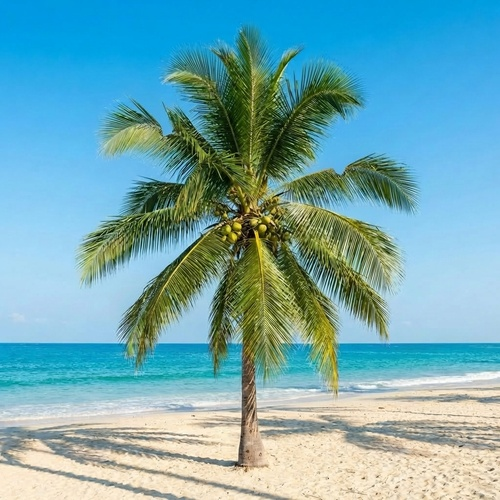
#> input picture example_images/sim2.jpg, 500 x 500 px, shrunk from 1024 x 1024 before the run, found by its file name
$ jupyter execute --allow-errors convexity_defects.ipynb
#> lines starting #> are read from the running program, lines starting #| are printed output that depends on the picture; after the words box and inside, x2 and y2 are one past the last pixel; in counts of white or black regions, pixels touching at a corner belong together
# convexity_defects

My attempts to detect vcuts as convexity defects.

## References
[Medium  article: Contours and Convex Hull in OpenCV Python](https://medium.com/analytics-vidhya/contours-and-convex-hull-in-opencv-python-d7503f6651bc)

[cell 1]
import cv2
import numpy as np
from typing import List, Tuple
import matplotlib.pyplot as plt
from icecream import ic

[cell 2]
def detect_v_cuts(image_path: str, visual: bool = True) -> np.ndarray:
    """
    Detects V-shaped notches in palm fronds using convexity defects.

    Args:
        image_path: Path to the input image.
        visual: Whether to render a diagnostic image.

    Returns:
        A numpy array (binary mask) highlighting detected defect areas.
    """
#> called with visual = True
    # Load image and convert to grayscale
    img = cv2.imread(image_path)
#> img is the input picture: shape (500, 500, 3); mean B, G, R 177.2, 169.1, 115.1
    gray = cv2.cvtColor(img, cv2.COLOR_BGR2GRAY)
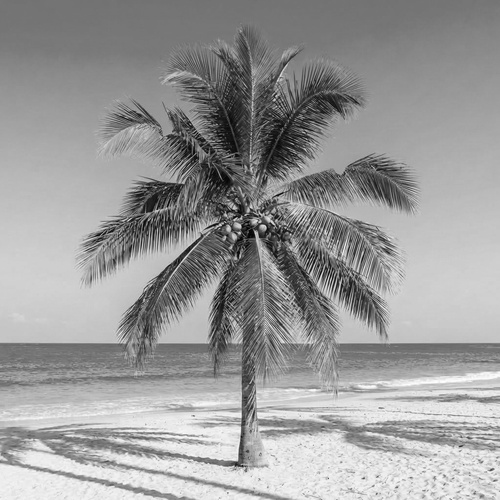
#> gray: shape (500, 500); min 2, max 255, mean 153.9

    # Thresholding to get the leaf mask (Binary)
    # Using Otsu's to handle varied lighting in field photos
    _, thresh = cv2.threshold(gray, 0, 255, cv2.THRESH_BINARY_INV + cv2.THRESH_OTSU)
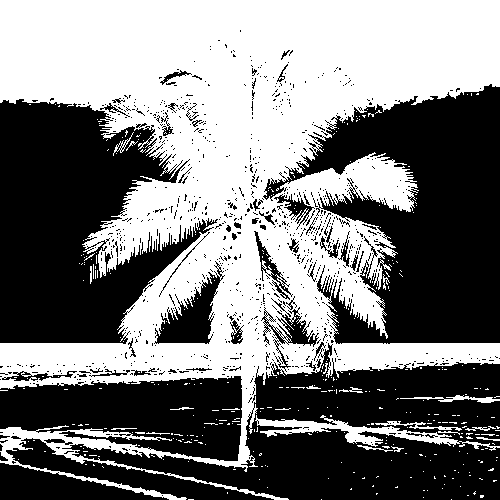
#> thresh: shape (500, 500); 48.5% white; 362 white regions (342 under 20 px)

    # Find contours
    contours, _ = cv2.findContours(thresh, cv2.RETR_EXTERNAL, cv2.CHAIN_APPROX_SIMPLE)
#> contours = 329 contours, 321 with area under 20; largest, box (x1, y1, x2, y2) and area: (0, 0, 500, 500) 123188, (255, 415, 500, 451) 1703, (400, 395, 500, 403) 171, (375, 421, 462, 431) 130, (113, 132, 134, 156) 78, (357, 445, 393, 452) 26, (465, 426, 496, 431) 24, (339, 387, 363, 393) 20
    mask = np.zeros_like(gray)

    for cnt in contours:
        ic(type(cnt))
        ic(cnt)

        # Filter small noise
        if cv2.contourArea(cnt) < 500:
            continue

        # 1. Get the Convex Hull
        hull_indices = cv2.convexHull(cnt, returnPoints=False)

        # 2. Find Convexity Defects
        # Defects are the gaps between the hull and the actual contour
        if len(hull_indices) > 3:
            defects = cv2.convexityDefects(cnt, hull_indices)

            if defects is not None:
                for i in range(defects.shape[0]):
                    s, e, f, d = defects[i, 0]
                    start = tuple(cnt[s][0])
                    end = tuple(cnt[e][0])
                    far = tuple(cnt[f][0])

                    # 'd' is the distance from the farthest point to the hull
                    # V-cuts are typically deep (large d)
                    if d > 1000:  # Threshold based on image resolution
                        # Draw the defect area on our mask
                        cv2.line(mask, start, end, 255, 2)
                        cv2.circle(mask, far, 5, 255, -1)

                        if visual:
                            cv2.line(img, start, end, (0, 255, 0), 2)
                            cv2.circle(img, far, 8, (0, 0, 255), -1)
#> this loop made 329 passes
#> cnt on passes 1 to 3: [[451, 499]], [[321, 499]], [[188, 499], [193, 499]]
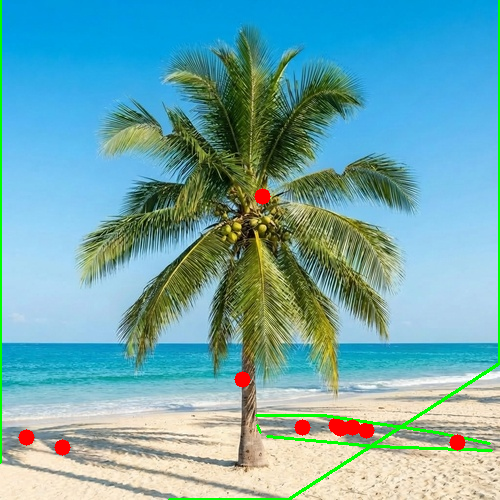
#> img: shape (500, 500, 3); 2.34% of pixels changed, all inside (x1, y1, x2, y2) = (0, 0, 500, 500)
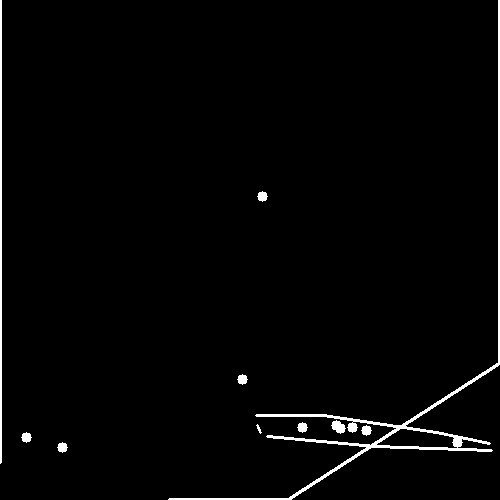
#> mask: shape (500, 500); 1.9% white; 10 white regions, largest, box (x1, y1, x2, y2) and area: (168, 0, 500, 500) 3306, (0, 0, 2, 464) 927, (331, 420, 346, 434) 130

    return mask if not visual else img

# Example usage:
result = detect_v_cuts('/home/aubrey/Desktop/crbdd/example_images/sim2.jpg')
